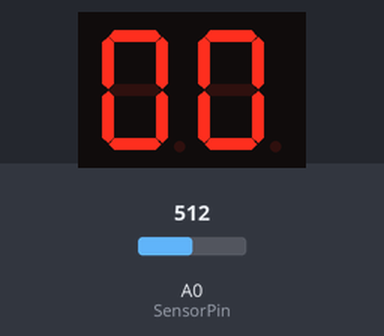
This sketch was run on a simulated Arduino Uno, built with avr-gcc and run on an emulated ATmega328P. Shown: 2-digit seven-segment display. Wiring (inferred from the names in the program): 2-digit 7-segment display, segments lit when LOW: segments pin 10, pin 9, pin 2, pin 4, pin 3, pin 6, pin 5; digit selects pin 7, pin 8. The inputs (shaded band) are chosen by the test bench; at power-on: A0 (SensorPin) = 512. The segment pins are drawn as the display they are named for.

Above: at 2.2 s.
2.3 s: A0 (SensorPin) set to 60
At 3.4 s:
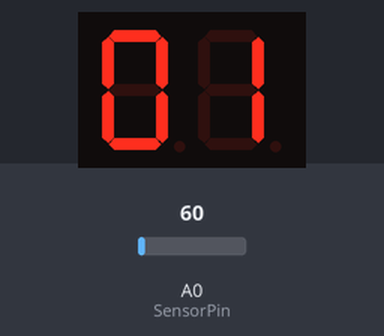
5.1 s: A0 (SensorPin) set to 80
6.6 s: A0 (SensorPin) set to 0
At 8.3 s:
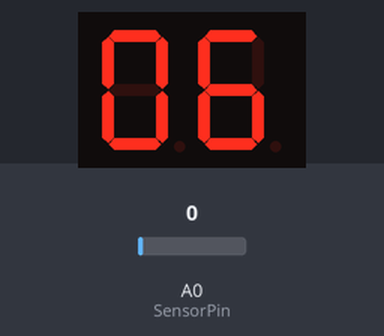
9.3 s: A0 (SensorPin) set to 109
10.8 s: A0 (SensorPin) set to 60
At 14.0 s:
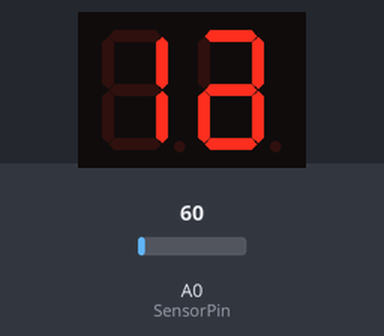

The sketch:

IR_Counter_1.ino
```cpp
/**** Counter using a dual 7-Segment-Display 5621BS with common anodes and an Infrared Sensor Module.*****/
/***** MStronik.blog *****************************************************************************/
// Define the cathode pins for the 7-Segment Display:
#define a 10 //pin 10 in SSD
#define b 9 //pin 9 in SSD
#define c 2 // pin 1 in SSD
#define d 4 //pin 4 in SSD
#define e 3 //pin 3 in SSD
#define f 6 //pin 6 in SSD
#define g 5 //pin 5 in SSD

// define the anodes:
int Dig1 = 7;
int Dig2 = 8;

int Seg_Array[7] = {a,b,c,d,e,f,g};
int SensorPin = A0;
int SensorValue, last_SensorVal;
int counter, Units, Tens;

bool flag_count, last_state;
unsigned long start_time;

void setup() {
  counter = 0;
  last_SensorVal = true;
  flag_count = false;
  pinMode(SensorPin, INPUT);
  for( int i = 0; i<7;i++){
    pinMode(Seg_Array[i], OUTPUT);
  }
  pinMode(Dig1, OUTPUT);
  pinMode(Dig2, OUTPUT);
  all_OFF();
  //Serial.begin(9600);
}

void loop() {
  Tens = int(counter/10);
  Units = int(counter%10);
  start_time = millis();
  for(unsigned long t_elapsed = 0; t_elapsed < 700; t_elapsed = millis()-start_time){
      show_Units(Units);
      delay(5);
      show_Tens(Tens);
      delay(5);
     }
  SensorValue = analogRead(SensorPin);
  //Serial.println(SensorValue);
  //delay(500);

  if ((SensorValue < 70 )||(flag_count != last_state)){ // if the sensor is active
    flag_count = true;
    counter++;
    if(counter > 99)
       counter = 0;
    }
  else{
    flag_count = false;
    }

  last_state = flag_count;

}

/***************** FUNCTIONS ******************************************/

void show_number(int tens,int units){
  unsigned long start_time;
  start_time = millis();
    for(unsigned long t_elapsed = 0; t_elapsed < 500; t_elapsed = millis()-start_time){
      show_Tens(tens);
      delay(5);
      show_Units(units);
      delay(5);
        }
}
void all_OFF(){
  digitalWrite(Dig1, LOW);
  digitalWrite(Dig2, LOW);
  for(int i = 0; i<7;i++){
    digitalWrite(Seg_Array[i],HIGH);
  }
}

void all_ON (){
  for(int i = 0; i<7;i++){
    digitalWrite(Seg_Array[i],LOW);
  }
}

void show_Tens(int digit)
{
  digitalWrite(Dig1, LOW);
  digitalWrite(Dig2, HIGH);
  show_Digit(digit);
}

void show_Units(int digit)
{
  digitalWrite(Dig1, HIGH);
  digitalWrite(Dig2, LOW);
  show_Digit(digit);
}

// if cathode pin is HIGH: Segment will be OFF !
// Seg_Array[] = {a, b, c, d, e, f, g}
//         index: 0, 1, 2, 3, 4, 5, 6
void show_Digit(int digit)
{
  switch (digit){
     case 0:
       all_ON();
       // turn OFF Segment G:
       digitalWrite(Seg_Array[6],HIGH);
       break;
     case 1:
       all_OFF();
       // turn ON Segment B and C:
       digitalWrite(Seg_Array[1],LOW);
       digitalWrite(Seg_Array[2],LOW);
       break;
     case 2:
       all_ON();
       // turn OFF Segment C and F:
       digitalWrite(Seg_Array[2],HIGH);
       digitalWrite(Seg_Array[5],HIGH);
       break;
     case 3:
       all_ON();
       // turn OFF Segment E and F:
       digitalWrite(Seg_Array[4],HIGH);
       digitalWrite(Seg_Array[5],HIGH);
       break;
     case 4:
       all_ON();
       // turn OFF Segment A, D and E:
       digitalWrite(Seg_Array[0],HIGH);
       digitalWrite(Seg_Array[3],HIGH);
       digitalWrite(Seg_Array[4],HIGH);
       break;
     case 5:
       all_ON();
       // turn OFF Segment B and E:
       digitalWrite(Seg_Array[1],HIGH);
       digitalWrite(Seg_Array[4],HIGH);
       break;
     case 6:
       all_ON();
       // turn OFF Segment B:
       digitalWrite(Seg_Array[1],HIGH);
       break;
     case 7:
       all_OFF();
       // turn ON Segment A, B and C:
       digitalWrite(Seg_Array[0],LOW);
       digitalWrite(Seg_Array[1],LOW);
       digitalWrite(Seg_Array[2],LOW);
       break;
     case 8:
       all_ON();
       break;
     case 9:
       all_ON();
       // turn OFF Segment E:
       digitalWrite(Seg_Array[4],HIGH);
       break;
     default:
       all_OFF();
       break;
  }

}
/*Alternative function for the 7-Segment-Display:
void Display_Num(int digit){
  if((digit != 1)||(digit != 4))
     {Null();
     digitalWrite(Seg_Array[0],LOW);}
  else if ((digit != 5)||(digit != 6))
     { Null();
     digitalWrite(Seg_Array[1],LOW);}
  else if ((digit != 2))
     { Null();
     digitalWrite(Seg_Array[2],LOW);}
  else if ((digit != 1)||(digit != 4)||(digit != 7))
     {Null();
     digitalWrite(Seg_Array[3],LOW);}
  else if ((digit == 0)||(digit == 2)||(digit == 6)||(digit == 8))
     {Null();
     digitalWrite(Seg_Array[4],LOW);}
  else if ((digit != 1)||(digit != 2)||(digit != 3)||(digit != 7))
     {Null();
     digitalWrite(Seg_Array[5],LOW);}
  else if ((digit != 0)||(digit != 1)||(digit != 2)||(digit != 7))
     {Null();
     digitalWrite(Seg_Array[6],LOW);}
}
*/
```

Measured:
- after the input at 2.3 s, the display: changes after 0.58 s (image 1)
- after the input at 5.1 s, every drawn part: stays the same
- after the input at 6.6 s, the display: first changes after 0.52 s (image 2 shows a later state)
- after the input at 9.3 s, every drawn part: stays the same
- after the input at 10.8 s, the display: first changes after 0.58 s (image 3 shows a later state)
- what the display in image 1 shows lasts 0.7 s, from 2.9 s to 3.6 s
